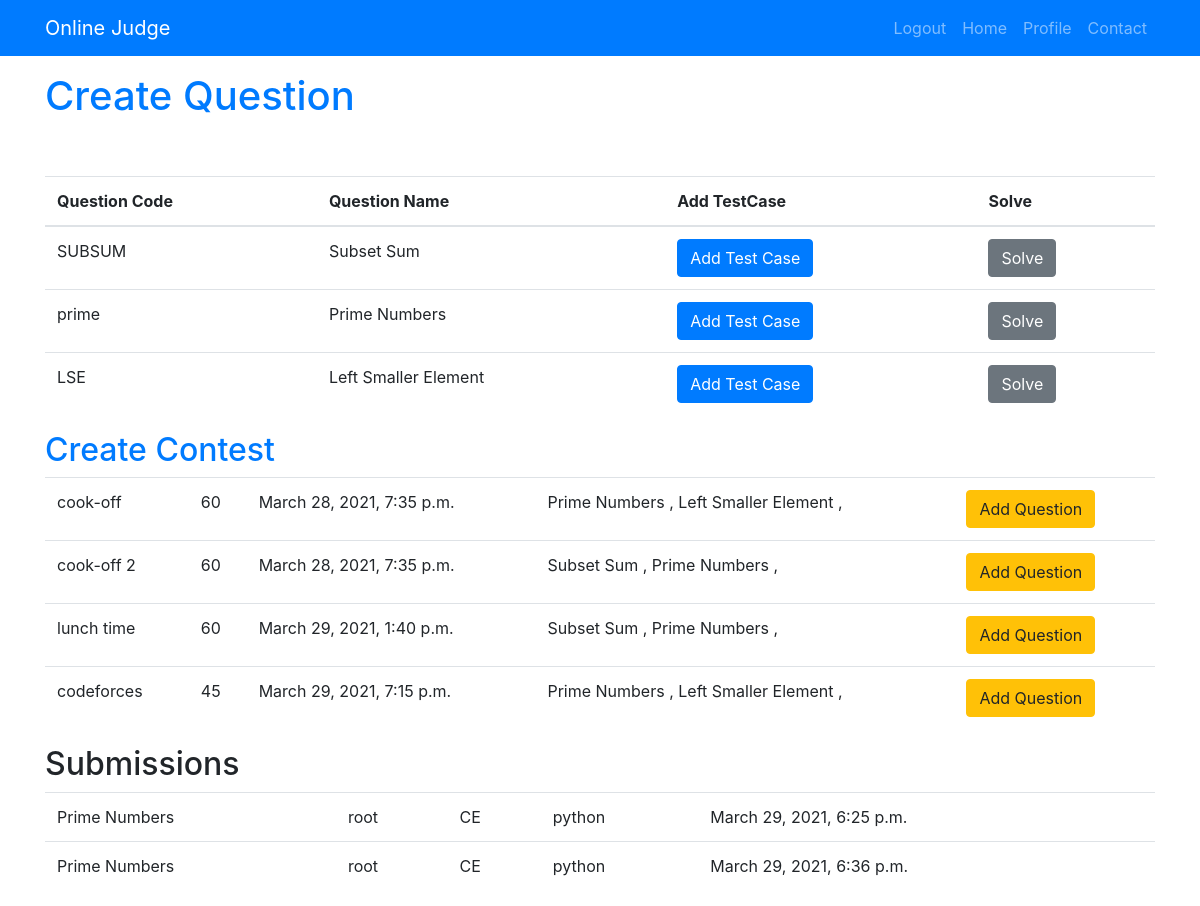
Before: / with the older database file.
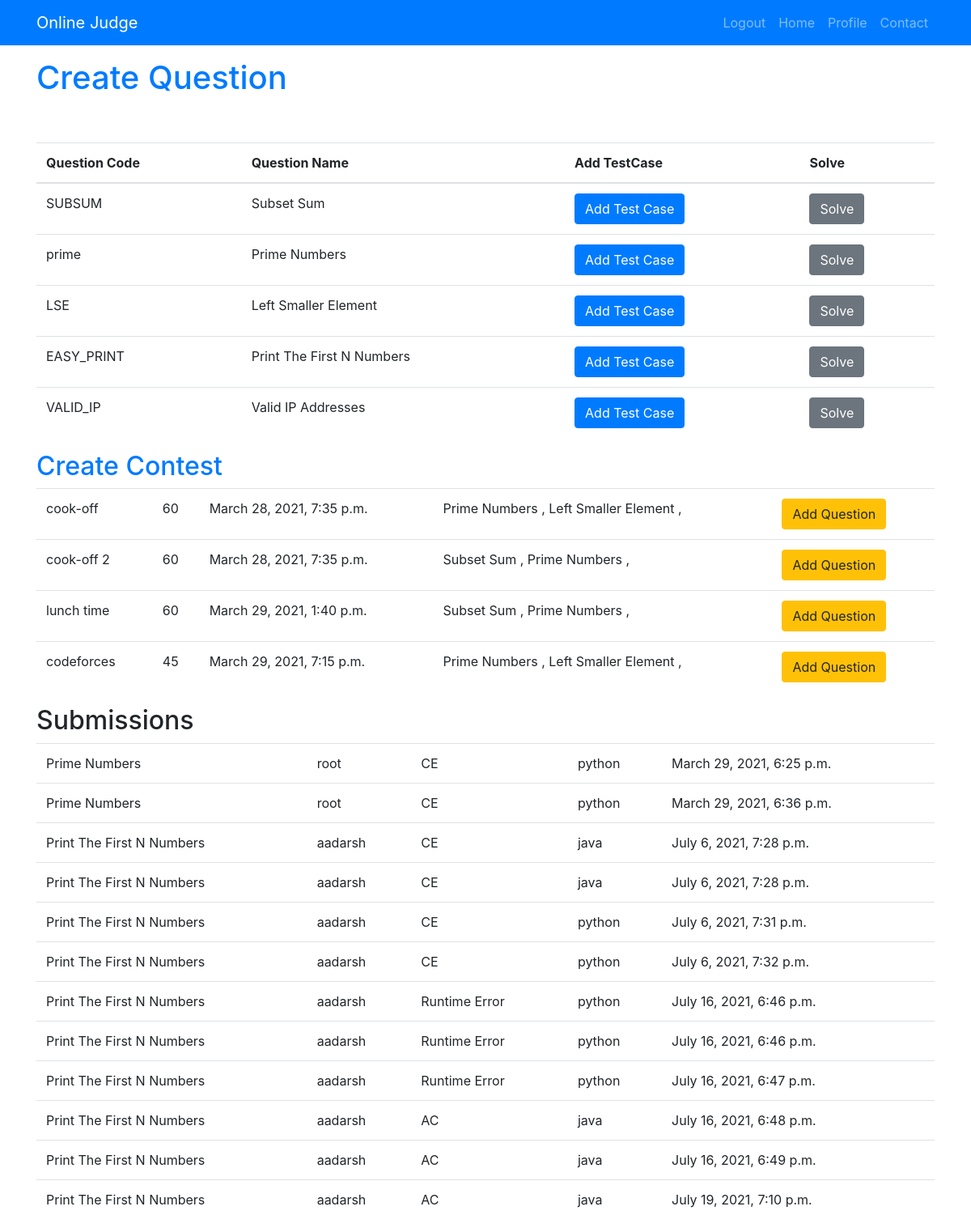
After: the same page with the newer database file.
### judge/models.py (models this page shows, shortened)
class Question(models.Model):
    code = models.CharField(max_length=10, unique=True)
    name = models.CharField(max_length=250)
    problem = models.TextField()
    difficulty = models.CharField(max_length=10,choices=level,blank=True)
    points = models.IntegerField(default=0,blank=True)

class Contest(models.Model):
    name = models.CharField(max_length=50)
    question = models.ManyToManyField(Question,blank=True)
    start_time = models.DateTimeField()
    duration = models.IntegerField(default=60)

class Submission(models.Model):
    user = models.ForeignKey(User, on_delete=models.CASCADE)
    question = models.ForeignKey(Question, on_delete=models.CASCADE)
    status = models.CharField(max_length=20)
    testcase = models.CharField(max_length=200)
    code = models.TextField()
    language = models.CharField(max_length=15)
    date = models.DateTimeField(auto_now_add=True)

### judge/views.py (the view)
# urls.py: 2. Add a URL to urlpatterns:  path('', views.home, name='home')
def home(request):
    questions_set = Question.objects.all()
    submissions = Submission.objects.all()
    contests = Contest.objects.all()
    context = {
        'questions': questions_set,
        'contests': contests,
        'submissions': submissions,
    }
    return render(request, 'problem/home.html', context)

### templates/problem/home.html
{% extends 'base.html' %}
{% block content %}
    <br>
    <h1><a href="{% url 'createquestion' %}">Create Question</a></h1>
    <br><br>
    <table class="table">
        <thead>
            <tr>
                <th>Question Code</th>
                <th>Question Name</th>
                <th>Add TestCase</th>
                <th>Solve</th>
            </tr>
        </thead>
        {% for question in questions %}
            <tr>
                <td>{{ question.code }}</td>
                <td>{{ question.name }}</td>
                <td><a class="btn btn-primary" href="{% url 'addtestcase' %}">Add Test Case</a></td>
                <td><a class="btn btn-secondary" href="{% url 'submitcode' question.code %}">Solve</a></td>
            </tr>
        {% endfor %}
    </table>
    <h2><a href="{% url 'contestcreate' %}">Create Contest</a></h2>
    <table class="table">
        {% for contest in contests %}
            <tr>
                <td>{{ contest.name }}</td>
                <td>{{ contest.duration }}</td>
                <td>{{ contest.start_time }}</td>
                <td>
                    {% for question in contest.question.all %}
                        {{ question.name }} ,
                    {% endfor %}
                </td>
                <td><a href="{% url 'addContestQuestion' contest.id %}" class="btn btn-warning">
                    Add Question</a></td>
            </tr>
        {% endfor %}
    </table>
    <h2>Submissions</h2>
    <table class="table">
        {% for submission in submissions %}
            <tr>
                <td>{{ submission.question.name }}</td>
                <td>{{ submission.user.username }}</td>
                <td>{{ submission.status }}</td>
                <td>{{ submission.language }}</td>
                <td>{{ submission.date }}</td>
            </tr>
        {% endfor %}
    </table>
{% endblock %}

Changed rows visible on the page:
added Question: code "EASY_PRINT", name "Print The First N Numbers", shown under "Create Question"
added Question: code "VALID_IP", name "Valid IP Addresses", shown under "Create Question"
added Submission: question.name "Print The First N Numbers", user.username "aadarsh", status "CE", language "java", date "July 6, 2021, 7:28 p.m."
added Submission: question.name "Print The First N Numbers", user.username "aadarsh", status "CE", language "java", date "July 6, 2021, 7:28 p.m."
added Submission: question.name "Print The First N Numbers", user.username "aadarsh", status "CE", language "python", date "July 6, 2021, 7:31 p.m."
added Submission: question.name "Print The First N Numbers", user.username "aadarsh", status "CE", language "python", date "July 6, 2021, 7:32 p.m."
added Submission: question.name "Print The First N Numbers", user.username "aadarsh", status "Runtime Error", language "python", date "July 16, 2021, 6:46 p.m."
added Submission: question.name "Print The First N Numbers", user.username "aadarsh", status "Runtime Error", language "python", date "July 16, 2021, 6:46 p.m."
added Submission: question.name "Print The First N Numbers", user.username "aadarsh", status "Runtime Error", language "python", date "July 16, 2021, 6:47 p.m."
added Submission: question.name "Print The First N Numbers", user.username "aadarsh", status "AC", language "java", date "July 16, 2021, 6:48 p.m."
added Submission: question.name "Print The First N Numbers", user.username "aadarsh", status "AC", language "java", date "July 16, 2021, 6:49 p.m."
added Submission: question.name "Print The First N Numbers", user.username "aadarsh", status "AC", language "java", date "July 19, 2021, 7:10 p.m."
